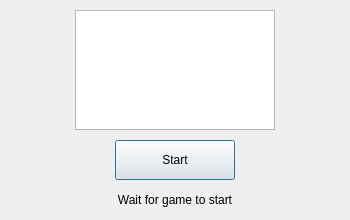
<?xml version="1.0" encoding="UTF-8"?>
<ui version="4.0">
 <class>Lobby</class>
 <widget class="QDialog" name="Lobby">
  <property name="geometry">
   <rect>
    <x>0</x>
    <y>0</y>
    <width>350</width>
    <height>220</height>
   </rect>
  </property>
  <property name="minimumSize">
   <size>
    <width>350</width>
    <height>220</height>
   </size>
  </property>
  <property name="maximumSize">
   <size>
    <width>350</width>
    <height>220</height>
   </size>
  </property>
  <property name="windowTitle">
   <string>Dialog</string>
  </property>
  <widget class="QPushButton" name="btStartGame">
   <property name="geometry">
    <rect>
     <x>115</x>
     <y>140</y>
     <width>120</width>
     <height>40</height>
    </rect>
   </property>
   <property name="palette">
    <palette>
     <active>
      <colorrole role="WindowText">
       <brush brushstyle="SolidPattern">
        <color alpha="255">
         <red>0</red>
         <green>0</green>
         <blue>0</blue>
        </color>
       </brush>
      </colorrole>
      <colorrole role="Button">
       <brush brushstyle="SolidPattern">
        <color alpha="255">
         <red>0</red>
         <green>128</green>
         <blue>0</blue>
        </color>
       </brush>
      </colorrole>
      <colorrole role="Light">
       <brush brushstyle="SolidPattern">
        <color alpha="255">
         <red>255</red>
         <green>255</green>
         <blue>255</blue>
        </color>
       </brush>
      </colorrole>
      <colorrole role="Midlight">
       <brush brushstyle="SolidPattern">
        <color alpha="255">
         <red>202</red>
         <green>202</green>
         <blue>202</blue>
        </color>
       </brush>
      </colorrole>
      <colorrole role="Dark">
       <brush brushstyle="SolidPattern">
        <color alpha="255">
         <red>159</red>
         <green>159</green>
         <blue>159</blue>
        </color>
       </brush>
      </colorrole>
      <colorrole role="Mid">
       <brush brushstyle="SolidPattern">
        <color alpha="255">
         <red>184</red>
         <green>184</green>
         <blue>184</blue>
        </color>
       </brush>
      </colorrole>
      <colorrole role="Text">
       <brush brushstyle="SolidPattern">
        <color alpha="255">
         <red>0</red>
         <green>0</green>
         <blue>0</blue>
        </color>
       </brush>
      </colorrole>
      <colorrole role="BrightText">
       <brush brushstyle="SolidPattern">
        <color alpha="255">
         <red>255</red>
         <green>255</green>
         <blue>255</blue>
        </color>
       </brush>
      </colorrole>
      <colorrole role="ButtonText">
       <brush brushstyle="SolidPattern">
        <color alpha="255">
         <red>0</red>
         <green>0</green>
         <blue>0</blue>
        </color>
       </brush>
      </colorrole>
      <colorrole role="Base">
       <brush brushstyle="SolidPattern">
        <color alpha="255">
         <red>255</red>
         <green>255</green>
         <blue>255</blue>
        </color>
       </brush>
      </colorrole>
      <colorrole role="Window">
       <brush brushstyle="SolidPattern">
        <color alpha="255">
         <red>239</red>
         <green>239</green>
         <blue>239</blue>
        </color>
       </brush>
      </colorrole>
      <colorrole role="Shadow">
       <brush brushstyle="SolidPattern">
        <color alpha="255">
         <red>118</red>
         <green>118</green>
         <blue>118</blue>
        </color>
       </brush>
      </colorrole>
      <colorrole role="Highlight">
       <brush brushstyle="SolidPattern">
        <color alpha="255">
         <red>48</red>
         <green>140</green>
         <blue>198</blue>
        </color>
       </brush>
      </colorrole>
      <colorrole role="HighlightedText">
       <brush brushstyle="SolidPattern">
        <color alpha="255">
         <red>255</red>
         <green>255</green>
         <blue>255</blue>
        </color>
       </brush>
      </colorrole>
      <colorrole role="Link">
       <brush brushstyle="SolidPattern">
        <color alpha="255">
         <red>0</red>
         <green>0</green>
         <blue>255</blue>
        </color>
       </brush>
      </colorrole>
      <colorrole role="LinkVisited">
       <brush brushstyle="SolidPattern">
        <color alpha="255">
         <red>255</red>
         <green>0</green>
         <blue>255</blue>
        </color>
       </brush>
      </colorrole>
      <colorrole role="AlternateBase">
       <brush brushstyle="SolidPattern">
        <color alpha="255">
         <red>247</red>
         <green>247</green>
         <blue>247</blue>
        </color>
       </brush>
      </colorrole>
      <colorrole role="NoRole">
       <brush brushstyle="SolidPattern">
        <color alpha="255">
         <red>0</red>
         <green>0</green>
         <blue>0</blue>
        </color>
       </brush>
      </colorrole>
      <colorrole role="ToolTipBase">
       <brush brushstyle="SolidPattern">
        <color alpha="255">
         <red>255</red>
         <green>255</green>
         <blue>220</blue>
        </color>
       </brush>
      </colorrole>
      <colorrole role="ToolTipText">
       <brush brushstyle="SolidPattern">
        <color alpha="255">
         <red>0</red>
         <green>0</green>
         <blue>0</blue>
        </color>
       </brush>
      </colorrole>
      <colorrole role="PlaceholderText">
       <brush brushstyle="SolidPattern">
        <color alpha="128">
         <red>0</red>
         <green>0</green>
         <blue>0</blue>
        </color>
       </brush>
      </colorrole>
     </active>
     <inactive>
      <colorrole role="WindowText">
       <brush brushstyle="SolidPattern">
        <color alpha="255">
         <red>0</red>
         <green>0</green>
         <blue>0</blue>
        </color>
       </brush>
      </colorrole>
      <colorrole role="Button">
       <brush brushstyle="SolidPattern">
        <color alpha="255">
         <red>239</red>
         <green>239</green>
         <blue>239</blue>
        </color>
       </brush>
      </colorrole>
      <colorrole role="Light">
       <brush brushstyle="SolidPattern">
        <color alpha="255">
         <red>255</red>
         <green>255</green>
         <blue>255</blue>
        </color>
       </brush>
      </colorrole>
      <colorrole role="Midlight">
       <brush brushstyle="SolidPattern">
        <color alpha="255">
         <red>202</red>
         <green>202</green>
         <blue>202</blue>
        </color>
       </brush>
      </colorrole>
      <colorrole role="Dark">
       <brush brushstyle="SolidPattern">
        <color alpha="255">
         <red>159</red>
         <green>159</green>
         <blue>159</blue>
        </color>
       </brush>
      </colorrole>
      <colorrole role="Mid">
       <brush brushstyle="SolidPattern">
        <color alpha="255">
         <red>184</red>
         <green>184</green>
         <blue>184</blue>
        </color>
       </brush>
      </colorrole>
      <colorrole role="Text">
       <brush brushstyle="SolidPattern">
        <color alpha="255">
         <red>0</red>
         <green>0</green>
         <blue>0</blue>
        </color>
       </brush>
      </colorrole>
      <colorrole role="BrightText">
       <brush brushstyle="SolidPattern">
        <color alpha="255">
         <red>255</red>
         <green>255</green>
         <blue>255</blue>
        </color>
       </brush>
      </colorrole>
      <colorrole role="ButtonText">
       <brush brushstyle="SolidPattern">
        <color alpha="255">
         <red>0</red>
         <green>0</green>
         <blue>0</blue>
        </color>
       </brush>
      </colorrole>
      <colorrole role="Base">
       <brush brushstyle="SolidPattern">
        <color alpha="255">
         <red>255</red>
         <green>255</green>
         <blue>255</blue>
        </color>
       </brush>
      </colorrole>
      <colorrole role="Window">
       <brush brushstyle="SolidPattern">
        <color alpha="255">
         <red>239</red>
         <green>239</green>
         <blue>239</blue>
        </color>
       </brush>
      </colorrole>
      <colorrole role="Shadow">
       <brush brushstyle="SolidPattern">
        <color alpha="255">
         <red>118</red>
         <green>118</green>
         <blue>118</blue>
        </color>
       </brush>
      </colorrole>
      <colorrole role="Highlight">
       <brush brushstyle="SolidPattern">
        <color alpha="255">
         <red>48</red>
         <green>140</green>
         <blue>198</blue>
        </color>
       </brush>
      </colorrole>
      <colorrole role="HighlightedText">
       <brush brushstyle="SolidPattern">
        <color alpha="255">
         <red>255</red>
         <green>255</green>
         <blue>255</blue>
        </color>
       </brush>
      </colorrole>
      <colorrole role="Link">
       <brush brushstyle="SolidPattern">
        <color alpha="255">
         <red>0</red>
         <green>0</green>
         <blue>255</blue>
        </color>
       </brush>
      </colorrole>
      <colorrole role="LinkVisited">
       <brush brushstyle="SolidPattern">
        <color alpha="255">
         <red>255</red>
         <green>0</green>
         <blue>255</blue>
        </color>
       </brush>
      </colorrole>
      <colorrole role="AlternateBase">
       <brush brushstyle="SolidPattern">
        <color alpha="255">
         <red>247</red>
         <green>247</green>
         <blue>247</blue>
        </color>
       </brush>
      </colorrole>
      <colorrole role="NoRole">
       <brush brushstyle="NoBrush">
        <color alpha="255">
         <red>0</red>
         <green>0</green>
         <blue>0</blue>
        </color>
       </brush>
      </colorrole>
      <colorrole role="ToolTipBase">
       <brush brushstyle="SolidPattern">
        <color alpha="255">
         <red>255</red>
         <green>255</green>
         <blue>220</blue>
        </color>
       </brush>
      </colorrole>
      <colorrole role="ToolTipText">
       <brush brushstyle="SolidPattern">
        <color alpha="255">
         <red>0</red>
         <green>0</green>
         <blue>0</blue>
        </color>
       </brush>
      </colorrole>
      <colorrole role="PlaceholderText">
       <brush brushstyle="SolidPattern">
        <color alpha="128">
         <red>0</red>
         <green>0</green>
         <blue>0</blue>
        </color>
       </brush>
      </colorrole>
     </inactive>
     <disabled>
      <colorrole role="WindowText">
       <brush brushstyle="SolidPattern">
        <color alpha="255">
         <red>190</red>
         <green>190</green>
         <blue>190</blue>
        </color>
       </brush>
      </colorrole>
      <colorrole role="Button">
       <brush brushstyle="SolidPattern">
        <color alpha="255">
         <red>0</red>
         <green>128</green>
         <blue>0</blue>
        </color>
       </brush>
      </colorrole>
      <colorrole role="Light">
       <brush brushstyle="SolidPattern">
        <color alpha="255">
         <red>255</red>
         <green>255</green>
         <blue>255</blue>
        </color>
       </brush>
      </colorrole>
      <colorrole role="Midlight">
       <brush brushstyle="SolidPattern">
        <color alpha="255">
         <red>202</red>
         <green>202</green>
         <blue>202</blue>
        </color>
       </brush>
      </colorrole>
      <colorrole role="Dark">
       <brush brushstyle="SolidPattern">
        <color alpha="255">
         <red>190</red>
         <green>190</green>
         <blue>190</blue>
        </color>
       </brush>
      </colorrole>
      <colorrole role="Mid">
       <brush brushstyle="SolidPattern">
        <color alpha="255">
         <red>184</red>
         <green>184</green>
         <blue>184</blue>
        </color>
       </brush>
      </colorrole>
      <colorrole role="Text">
       <brush brushstyle="SolidPattern">
        <color alpha="255">
         <red>190</red>
         <green>190</green>
         <blue>190</blue>
        </color>
       </brush>
      </colorrole>
      <colorrole role="BrightText">
       <brush brushstyle="SolidPattern">
        <color alpha="255">
         <red>255</red>
         <green>255</green>
         <blue>255</blue>
        </color>
       </brush>
      </colorrole>
      <colorrole role="ButtonText">
       <brush brushstyle="SolidPattern">
        <color alpha="255">
         <red>190</red>
         <green>190</green>
         <blue>190</blue>
        </color>
       </brush>
      </colorrole>
      <colorrole role="Base">
       <brush brushstyle="SolidPattern">
        <color alpha="255">
         <red>239</red>
         <green>239</green>
         <blue>239</blue>
        </color>
       </brush>
      </colorrole>
      <colorrole role="Window">
       <brush brushstyle="SolidPattern">
        <color alpha="255">
         <red>239</red>
         <green>239</green>
         <blue>239</blue>
        </color>
       </brush>
      </colorrole>
      <colorrole role="Shadow">
       <brush brushstyle="SolidPattern">
        <color alpha="255">
         <red>177</red>
         <green>177</green>
         <blue>177</blue>
        </color>
       </brush>
      </colorrole>
      <colorrole role="Highlight">
       <brush brushstyle="SolidPattern">
        <color alpha="255">
         <red>145</red>
         <green>145</green>
         <blue>145</blue>
        </color>
       </brush>
      </colorrole>
      <colorrole role="HighlightedText">
       <brush brushstyle="SolidPattern">
        <color alpha="255">
         <red>255</red>
         <green>255</green>
         <blue>255</blue>
        </color>
       </brush>
      </colorrole>
      <colorrole role="Link">
       <brush brushstyle="SolidPattern">
        <color alpha="255">
         <red>0</red>
         <green>0</green>
         <blue>255</blue>
        </color>
       </brush>
      </colorrole>
      <colorrole role="LinkVisited">
       <brush brushstyle="SolidPattern">
        <color alpha="255">
         <red>255</red>
         <green>0</green>
         <blue>255</blue>
        </color>
       </brush>
      </colorrole>
      <colorrole role="AlternateBase">
       <brush brushstyle="SolidPattern">
        <color alpha="255">
         <red>247</red>
         <green>247</green>
         <blue>247</blue>
        </color>
       </brush>
      </colorrole>
      <colorrole role="NoRole">
       <brush brushstyle="NoBrush">
        <color alpha="255">
         <red>0</red>
         <green>0</green>
         <blue>0</blue>
        </color>
       </brush>
      </colorrole>
      <colorrole role="ToolTipBase">
       <brush brushstyle="SolidPattern">
        <color alpha="255">
         <red>255</red>
         <green>255</green>
         <blue>220</blue>
        </color>
       </brush>
      </colorrole>
      <colorrole role="ToolTipText">
       <brush brushstyle="SolidPattern">
        <color alpha="255">
         <red>0</red>
         <green>0</green>
         <blue>0</blue>
        </color>
       </brush>
      </colorrole>
      <colorrole role="PlaceholderText">
       <brush brushstyle="SolidPattern">
        <color alpha="128">
         <red>0</red>
         <green>0</green>
         <blue>0</blue>
        </color>
       </brush>
      </colorrole>
     </disabled>
    </palette>
   </property>
   <property name="text">
    <string>Start</string>
   </property>
  </widget>
  <widget class="QLabel" name="label">
   <property name="geometry">
    <rect>
     <x>95</x>
     <y>190</y>
     <width>160</width>
     <height>20</height>
    </rect>
   </property>
   <property name="text">
    <string>Wait for game to start</string>
   </property>
   <property name="alignment">
    <set>Qt::AlignCenter</set>
   </property>
  </widget>
  <widget class="QListWidget" name="playerList">
   <property name="geometry">
    <rect>
     <x>75</x>
     <y>10</y>
     <width>200</width>
     <height>120</height>
    </rect>
   </property>
  </widget>
 </widget>
 <resources/>
 <connections/>
</ui>
